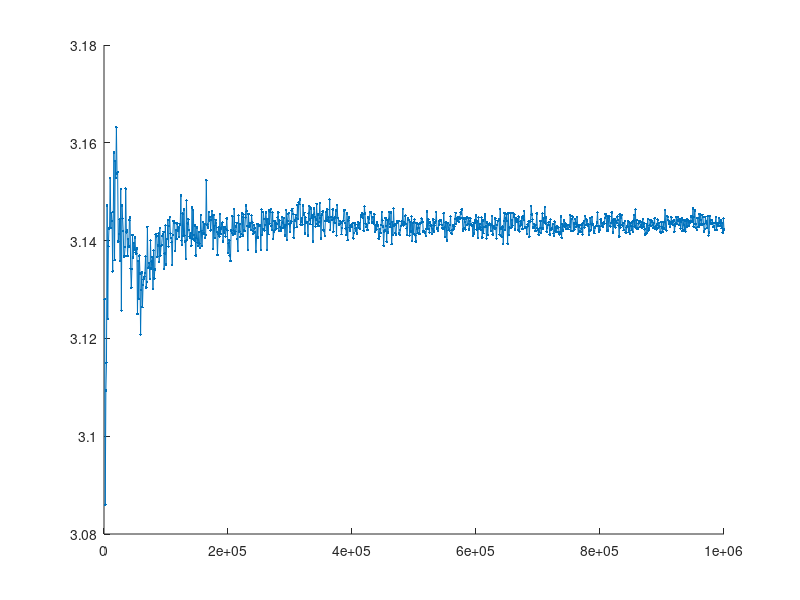

MATLAB code for this plot:
%% Aprroximate pi
n = 1000:1000:10^6;
pi_hat = nan(length(n),1);
for i=1:length(n)
    rng(1234); s = rng;
    pi_hat(i) = 4*sum(rand(n(i),1).^2+rand(n(i),1).^2 <= 1)/n(i);
    %pi_est(i) = 4*sum(rand(n(i)).^2+rand(n(i)).^2 <= 1,'All')/n(i)^2;
end
hold all
plot(n,pi_hat,'.-')